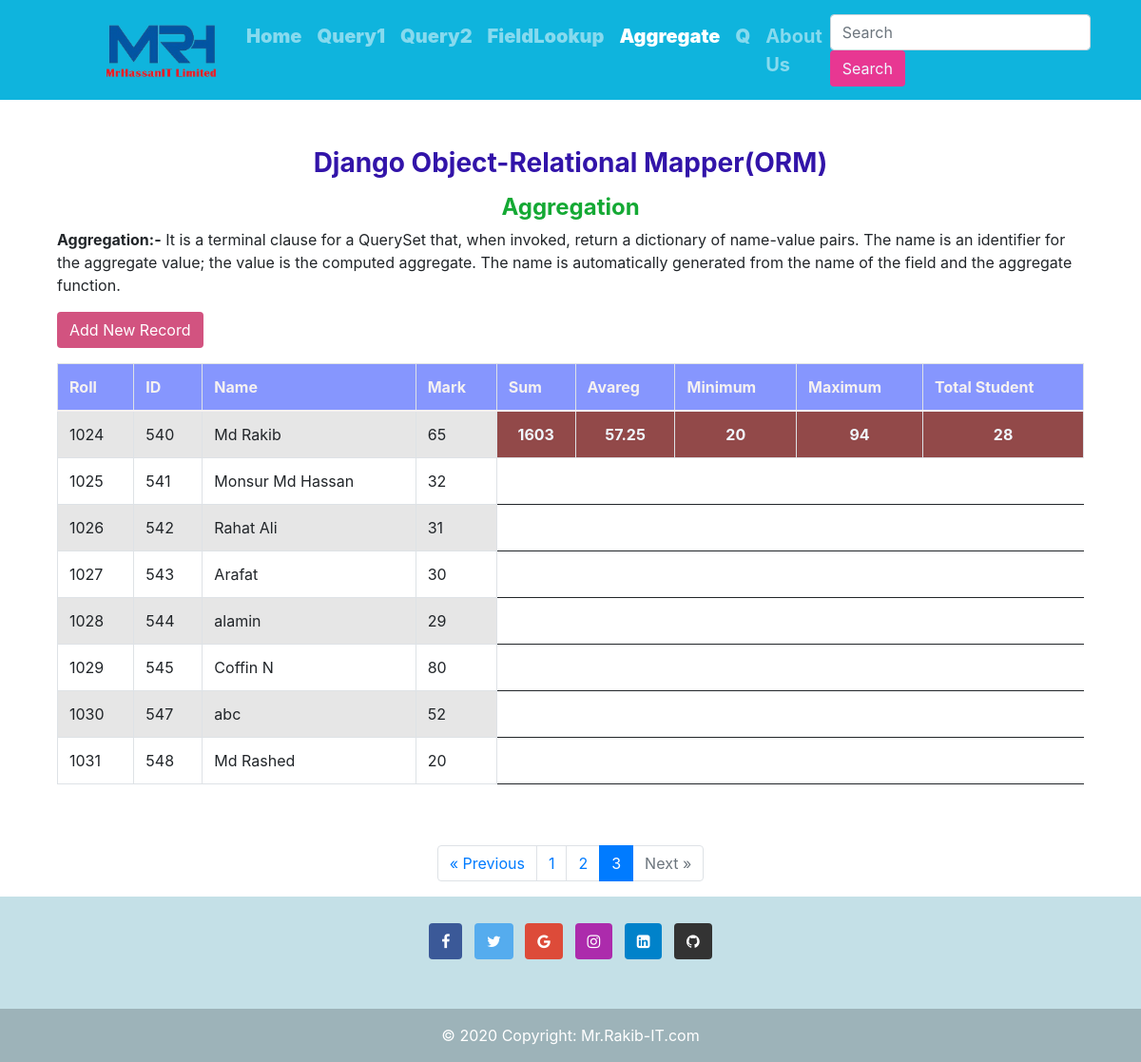
Screenshot of /QuerySetAPI_4/?page=3 with the database file from the repository.
### QuerySetAPI/models.py (models this page shows, shortened)
class Student(models.Model):
    name = models.CharField(max_length=50, null=True, blank=True)
    roll = models.IntegerField(null=True, blank=True)
    date_of_birth = models.DateField()
    city = models.CharField(max_length=50, null=True, blank=True)
    marks = models.IntegerField(null=True, blank=True)
    result = models.CharField(max_length=20, choices=(
        ('Pass','Pass'),
        ('Fail','Fail')
        ), null=True, blank=True)
    gread = models.CharField(max_length=10, choices=(
        ('A+','A+'),
        ('A' ,'A' ),
        ('A-','A-'),
        ('B' ,'B' ),
        ('C' ,'C' ),
        ('D' ,'D' ),
        ('E' ,'E' ),
        ('F' ,'F' ),
    ),null=True, blank=True)
    pass_date = models.DateField()

### QuerySetAPI_4/views.py (the view)
# urls.py: path('', include('QuerySetAPI_4.urls')),
def QuerySetAPI_4(request):
    stu_obj = Student.objects.all().order_by('roll')
    """
        Book.objects.aggregate(average_price = Avg("price"))
        Result:- {'average_price': 34.35}
    """
    """
        Book.objects.aggregate(Avg("price"), Max("price"), Min("price"))
        Result:- {'price__avg': 34.35, 'price__max': Decimal('81.20'), 'price__min': Decimal('12.99')}
    """
    average = Student.objects.aggregate(Avg('marks'))['marks__avg'] # উপরের টা এবং এটি একই
    total = Student.objects.aggregate(Sum('marks'))['marks__sum']   # উপরের টা এবং এটি একই
    minimum = Student.objects.aggregate(Min('marks'))['marks__min']  # উপরের টা এবং এটি একই
    maximum = Student.objects.aggregate(Max('marks'))['marks__max']  # উপরের টা এবং এটি একই
    total_stu = Student.objects.aggregate(Count('marks'))['marks__count']  # উপরের টা এবং এটি একই
    paginator = Paginator(stu_obj, per_page=10) # Assuming 10 items per page
    page_number = request.GET.get('page')
    page_obj = paginator.get_page(page_number)
    data = {
        'stu_obj':stu_obj,
        'row_set':( len(stu_obj) /2 ) + 1,
        'stu_len':len(stu_obj),
        'total':total,
        'average':average,
        'minimum':minimum,
        'maximum':maximum,
        'total_stu':total_stu,
        'page_obj':page_obj,
    }
    return render(request, 'QuerySetAPI_4.html', data)

### templates/QuerySetAPI_4.html (shortened to what this page needs)
{% extends "index.html" %}
{% load static %}
{% block 4_active %} active {% endblock 4_active %}
{% block style %}
    <link rel="stylesheet" href="https://cdn.jsdelivr.net/npm/bootstrap@4.5.3/dist/css/bootstrap.min.css">
    <link href="https://cdnjs.cloudflare.com/ajax/libs/twitter-bootstrap/4.5.2/css/bootstrap.css" rel="stylesheet" id="bootstrap-css">
    <link href="https://cdn.datatables.net/1.13.4/css/dataTables.bootstrap4.min.css" rel="stylesheet" id="bootstrap-css">
{% endblock style %}
{% block body %}
    <div class="col-md-12 mb-5">
        <h3 class="text-center" style="margin-top: 50px; color: #3214a9;"><b>Django Object-Relational Mapper(ORM)</b></h3>
        <h4 class="text-center" style="margin-top: 15px; color: #14a934;"><b>Aggregation</b></h4>
        <p><b>Aggregation:-</b>
            It is a terminal clause for a QuerySet that, when invoked, return a dictionary of name-value pairs.
            The name is an identifier for the aggregate value; the value is the computed aggregate. The name is
            automatically generated from the name of the field and the aggregate function.
        </p>
        <span><a href="{% url 'add_student' %}" class="btn mb-3 add_btn">Add New Record</a></span>
        <div class="table-responsive">
            <table id="" class="table table-striped table-bordered" style="width:100%">
                <thead style="background-color: #8696FE; color: #f5f1f1;">
                    <tr>
                        <th>Roll</th>
                        <th>ID</th>
                        <th>Name</th>
                        <th>Mark</th>
                        <th>Sum</th>
                        <th>Avareg</th>
                        <th>Minimum</th>
                        <th>Maximum</th>
                        <th>Total Student</th>
                    </tr>
                </thead>
                <tbody>
                    {% for stu in page_obj %}
                    <tr>
                        <td>{{ stu.roll }}</td>
                        <td>{{ stu.id }}</td>
                        <td>{{ stu.name }}</td>
                        <td>{{ stu.marks }}</td>
                        {% if forloop.counter == 1 %}
                            <td style="background-color: rgb(154, 77, 77); color: aliceblue;" class="text-center">
                                <b>{{ total }}</b>
                            </td>
                            <td style="background-color: rgb(154, 77, 77); color: aliceblue;" class="text-center">
                                <b>{{ average }}</b>
                            </td>
                            <td style="background-color: rgb(154, 77, 77); color: aliceblue;" class="text-center">
                                <b>{{ minimum }}</b>
                            </td>
                            <td style="background-color: rgb(154, 77, 77); color: aliceblue;" class="text-center">
                                <b>{{ maximum }}</b>
                            </td>
                            <td style="background-color: rgb(154, 77, 77); color: aliceblue;" class="text-center">
                                <b>{{ total_stu }}</b>
                            </td>
                        {% endif %}
                    </tr>
                    {% endfor %}
                </tbody>
            </table>
        </div>
    </div>
    <div style="display: flex; justify-content: center;">
        <nav aria-label="Page navigation example">
            {% if page_obj.has_other_pages %}
            <ul class="pagination">
                {% if page_obj.has_previous %}
                <li class="page-item">
                    <a class="page-link" href="?page={{ page_obj.previous_page_number }}" aria-label="Previous">
                        <span aria-hidden="true">&laquo; Previous</span>
                    </a>
                </li>
                {% endif %} {% for i in page_obj.paginator.page_range %} {% if page_obj.number == i %}
                <li class="page-item active"><a class="page-link" href="#">{{ i }}</a></li>
                {% else %}
                <li class="page-item"><a class="page-link" href="?page={{ i }}">{{ i }}</a></li>
                {% endif %} {% endfor %} {% if page_obj.has_next %}
                <li class="page-item">
                    <a class="page-link" href="?page={{ page_obj.next_page_number }}" aria-label="Next">
                        <span aria-hidden="true">Next &raquo;</span>
                    </a>
                </li>
                {% else %}
                <li class="page-item">
                    <a class="page-link" aria-label="Next">
                        <span aria-hidden="true" class="text-muted">Next &raquo;</span>
                    </a>
                </li>
                {% endif %}
            </ul>
            {% endif %}
        </nav>
    </div>
{% endblock body %}

### templates/QuerySetAPI_4.html (style rules this page uses)
.add_btn { background-color: #D25380; font: bold; color: white; }

### rows the page displays
Student: roll "1024", id "540", name "Md Rakib", marks "65", total "1603", average "57.25", minimum "20", maximum "94", total_stu "28"
Student: roll "1025", id "541", name "Monsur Md Hassan", marks "32"
Student: roll "1026", id "542", name "Rahat Ali", marks "31"
Student: roll "1027", id "543", name "Arafat", marks "30"
Student: roll "1028", id "544", name "alamin", marks "29"
Student: roll "1029", id "545", name "Coffin N", marks "80"
Student: roll "1030", id "547", name "abc", marks "52"
Student: roll "1031", id "548", name "Md Rashed", marks "20"

### other values shown
{{ i }} "1" "2"
{{ i }} "3"
